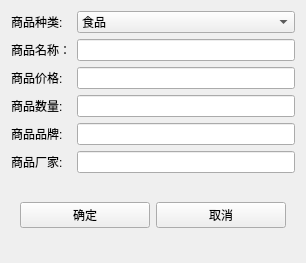
<?xml version="1.0" encoding="UTF-8"?>
<ui version="4.0">
 <class>commodityinfoinput</class>
 <widget class="QWidget" name="commodityinfoinput">
  <property name="geometry">
   <rect>
    <x>0</x>
    <y>0</y>
    <width>306</width>
    <height>263</height>
   </rect>
  </property>
  <property name="windowTitle">
   <string>超市商品管理系统-商品信息</string>
  </property>
  <property name="windowIcon">
   <iconset resource="src.qrc">
    <normaloff>:/img1/img/winIcon.jpg</normaloff>:/img1/img/winIcon.jpg</iconset>
  </property>
  <layout class="QGridLayout" name="gridLayout">
   <item row="0" column="1">
    <widget class="QComboBox" name="type_box">
     <item>
      <property name="text">
       <string>食品</string>
      </property>
     </item>
     <item>
      <property name="text">
       <string>饮料</string>
      </property>
     </item>
     <item>
      <property name="text">
       <string>生活用品</string>
      </property>
     </item>
     <item>
      <property name="text">
       <string>化妆品</string>
      </property>
     </item>
     <item>
      <property name="text">
       <string/>
      </property>
     </item>
    </widget>
   </item>
   <item row="4" column="1">
    <widget class="QLineEdit" name="brand_edit"/>
   </item>
   <item row="5" column="1">
    <widget class="QLineEdit" name="producer_edit"/>
   </item>
   <item row="1" column="0">
    <widget class="QLabel" name="label_2">
     <property name="text">
      <string>商品名称：</string>
     </property>
    </widget>
   </item>
   <item row="1" column="1">
    <widget class="QLineEdit" name="name_edit"/>
   </item>
   <item row="2" column="1">
    <widget class="QLineEdit" name="price_edit"/>
   </item>
   <item row="5" column="0">
    <widget class="QLabel" name="label_5">
     <property name="text">
      <string>商品厂家:</string>
     </property>
    </widget>
   </item>
   <item row="7" column="0" colspan="2">
    <widget class="QWidget" name="widget_btn" native="true">
     <layout class="QGridLayout" name="gridLayout_2">
      <item row="0" column="2">
       <widget class="QPushButton" name="cancel_btn">
        <property name="text">
         <string>取消</string>
        </property>
       </widget>
      </item>
      <item row="0" column="0">
       <widget class="QPushButton" name="ok_btn">
        <property name="text">
         <string>确定</string>
        </property>
       </widget>
      </item>
     </layout>
    </widget>
   </item>
   <item row="4" column="0">
    <widget class="QLabel" name="label_4">
     <property name="text">
      <string>商品品牌:</string>
     </property>
    </widget>
   </item>
   <item row="2" column="0">
    <widget class="QLabel" name="label_3">
     <property name="text">
      <string>商品价格:</string>
     </property>
    </widget>
   </item>
   <item row="0" column="0">
    <widget class="QLabel" name="label">
     <property name="text">
      <string>商品种类:</string>
     </property>
    </widget>
   </item>
   <item row="3" column="1">
    <widget class="QLineEdit" name="num_edit"/>
   </item>
   <item row="3" column="0">
    <widget class="QLabel" name="label_6">
     <property name="text">
      <string>商品数量:</string>
     </property>
    </widget>
   </item>
  </layout>
 </widget>
 <tabstops>
  <tabstop>type_box</tabstop>
  <tabstop>name_edit</tabstop>
  <tabstop>price_edit</tabstop>
  <tabstop>brand_edit</tabstop>
  <tabstop>producer_edit</tabstop>
  <tabstop>cancel_btn</tabstop>
 </tabstops>
 <resources>
  <include location="src.qrc"/>
 </resources>
 <connections/>
</ui>
